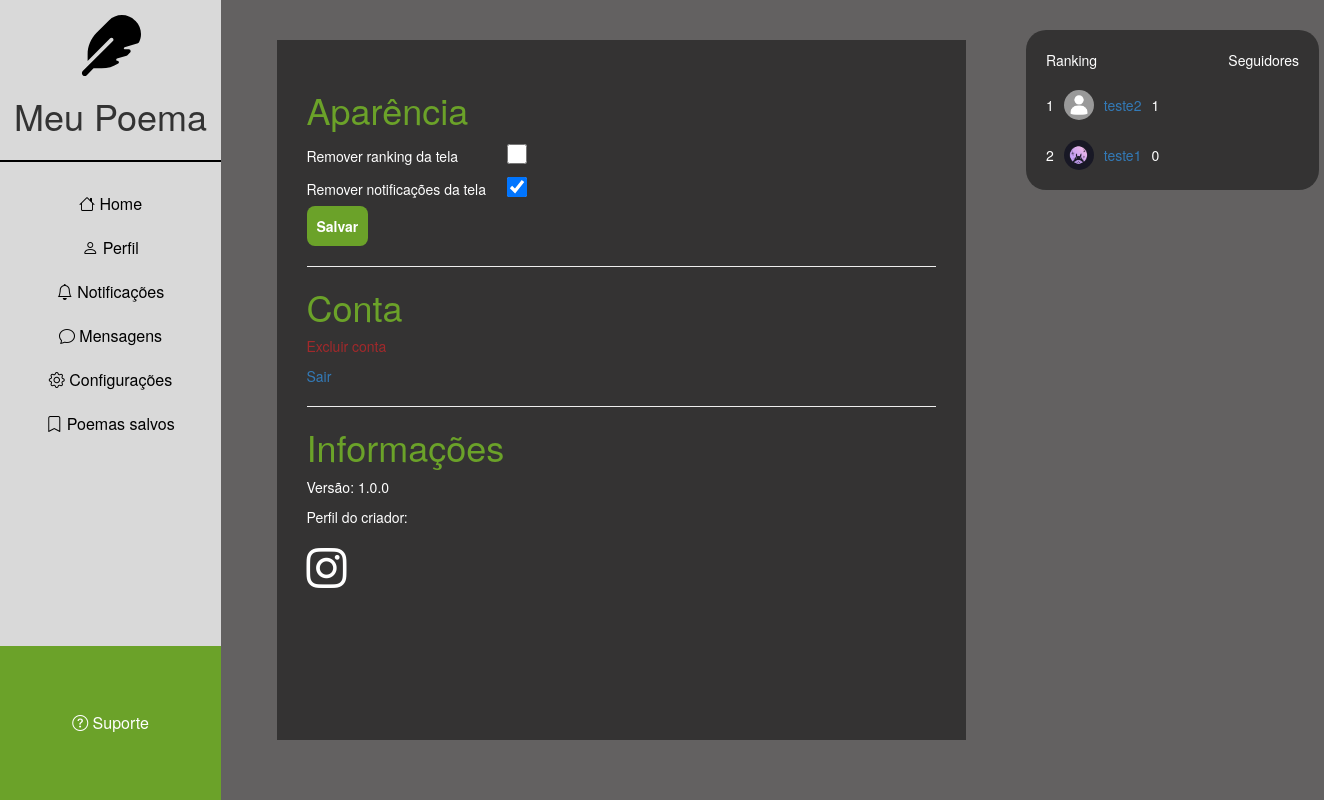
/config (signed in), run on an earlier commit of the app's database.
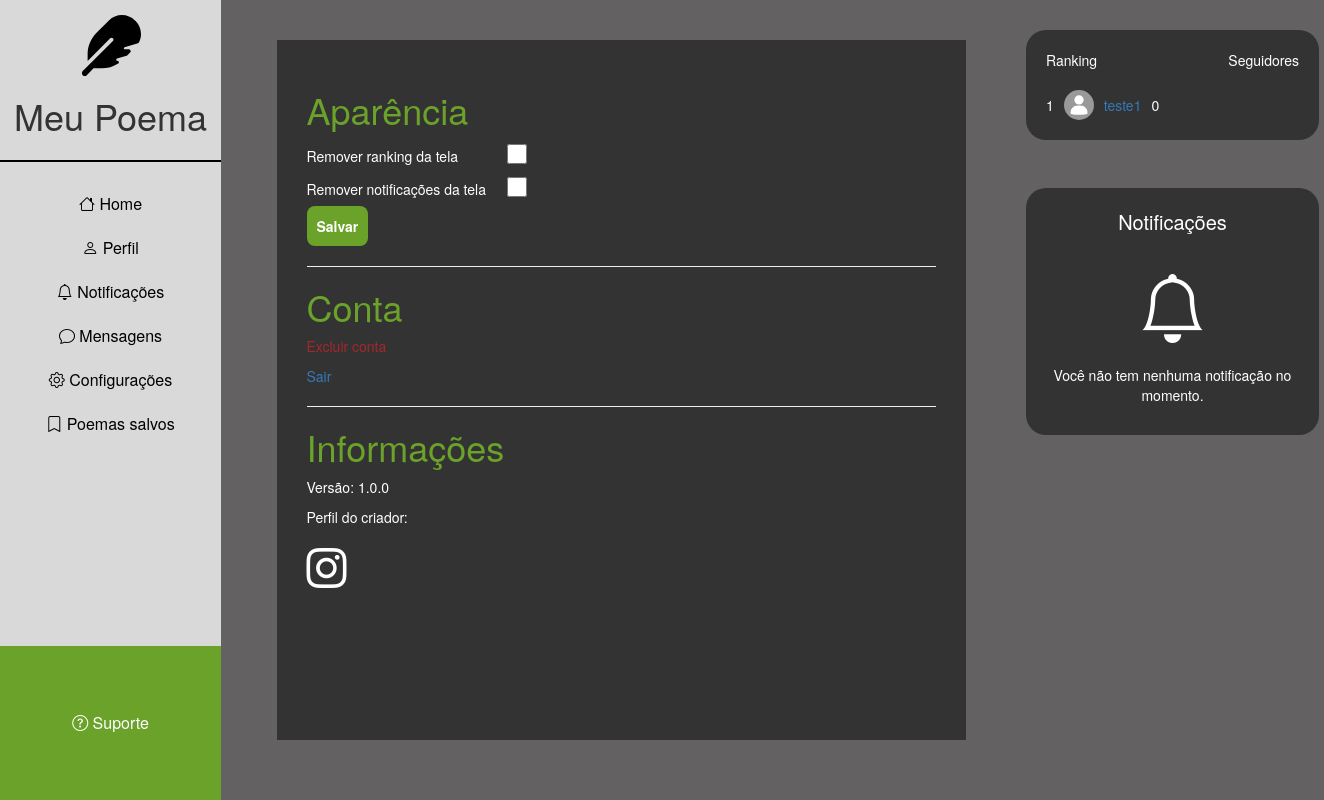
And on a later commit of the database.
### meuPoema/models.py (models this page shows)
class User(database.Model, UserMixin):
    id = database.Column(database.Integer, primary_key=True)
    username = database.Column(database.String(), nullable=False)
    userUnique = database.Column(database.String(), default=lambda: "@" + uuid.uuid4().hex[:10])
    email = database.Column(database.String(), unique=True, nullable=False)
    password = database.Column(database.String(),nullable=False)
    foto_perfil = database.Column(database.String(), default='default.jpg')
    posts = database.relationship('Post', backref='author', lazy=True)
    followers = database.relationship('Follow', foreign_keys='Follow.followed_id', backref='followed', lazy=True)
    bio = database.Column(database.String(), default='Sem biografia')
    notifications = database.relationship('Notification', backref='user', lazy=True)
    configRanking = database.Column(database.Boolean(), default=False)
    configNotifications = database.Column(database.Boolean(), default=False)

### meuPoema/routes.py (the view)
@app.route("/config", methods=['GET', 'POST'])
@login_required
def config():
    rank = lista_rank()
    saveConfig = SaveConfig()
    if saveConfig.validate_on_submit() and "submit" in request.form:
        current_user.configNotifications = saveConfig.checkboxNotifications.data
        current_user.configRanking = saveConfig.checkboxRanking.data
        database.session.commit()
        flash(f'Configurações salvas com sucesso', 'alert-success')
        return redirect(url_for('config'))
    if current_user.configNotifications:
        saveConfig.checkboxNotifications.data = True
    else:
        saveConfig.checkboxNotifications.data = False
    if current_user.configRanking:
        saveConfig.checkboxRanking.data = True
    else:
        saveConfig.checkboxRanking.data = False
    return render_template('config.html', rank=rank, saveConfig=saveConfig)

### meuPoema/forms.py
class SaveConfig(flask_wtf.FlaskForm):
    submit = SubmitField('Salvar')
    checkboxNotifications = BooleanField('Ativar notificações')
    checkboxRanking = BooleanField('Ativar ranking')

### meuPoema/models.py (called while the page is built)
@login_manager.user_loader
def load_user(user_id):
    return User.query.get(int(user_id))

### meuPoema/routes.py (called while the page is built)
def lista_rank():
    rank = (database.session.query(User)
            .outerjoin(User.followers)
            .group_by(User.id)
            .order_by(func.count(User.followers).desc())
            .limit(5)
            .all())
    return rank

### meuPoema/templates/config.html (shortened to what this page needs)
{% extends 'base.html' %}
{% block body %}
    <div class="config">
        <div class="config-session-aparencia">
            <h1>Aparência</h1>
            <form action="" method="POST" class="form-config">
                <div class="remove-rankin input-remove-config">
                    <p>Remover ranking da tela</p>
                    <label class="switch">
                        {{ saveConfig.checkboxRanking }}
                    </label>
                </div>
                <div class="remove-notifications input-remove-config">
                    <p>Remover notificações da tela</p>
                    <label class="switch">
                        {{ saveConfig.checkboxNotifications }}
                    </label>
                </div>
                {{ saveConfig.submit }}
            </form>
        </div>
        <hr>
        <div class="config-session-conta">
            <h1>Conta</h1>
            <p id="excluir-conta"><a href="{{ url_for('logout') }}">Excluir conta</a></p>
            <p><a href="{{ url_for('logout') }}">Sair</a></p>
        </div>
        <hr>
        <div class="config-session-info">
            <h1>Informações</h1>
            <p>Versão: 1.0.0</p>
            <p>Perfil do criador:</p>
            <a href="https://www.instagram.com/davi.fcxp/" target="_blank" class="instagram"><i class="bi bi-instagram"></i></a>
        </div>
    </div>
{% endblock %}

### meuPoema/templates/rank.html
<div>
    {% if current_user.configRanking %}
    {% else %}
        <div class="followers">
            <div class="title">
                <p>Ranking</p>
                <p>Seguidores</p>
            </div>
            <div class="userRanking">
                {% for rank in rank %}
                    <div class="user">
                        <p>{{ loop.index }}</p>
                        <a href="{{  url_for('profile', id=rank.id) }}">
                            <img src="{{ url_for('static', filename='profile_pictures/' + rank.foto_perfil) }}" class="img-rank" alt="Avatar">
                        </a>
                        <a href="{{  url_for('profile', id=rank.id) }}">
                            <p id="name">{{ rank.username }}</p>
                        </a>
                        <p id="followers">{{ rank.followers|length }}</p>
                    </div>
                {% endfor %}
            </div>
        </div>
    {% endif %}
    {% if current_user.configNotifications %}
    {% else %}
        <div class="notifications">
            <p id="title-notification">Notificações</p>
            <i class="bi bi-bell"></i>
            <p id="text-notification">Você não tem nenhuma notificação no momento.</p>
        </div>
    {% endif %}
</div>

What changed in the data, as far as the page shows it:
removed User: foto_perfil (placeholder picture), username "teste2", followers|length "1"
changed User "teste1": foto_perfil: picture removed, a placeholder shows; configNotifications True → False (drawn)
Also different on the page:
form field checkboxNotifications: "☑" → "☐"
text now shown: "Notificações Você não tem nenhuma notificação no momento."
